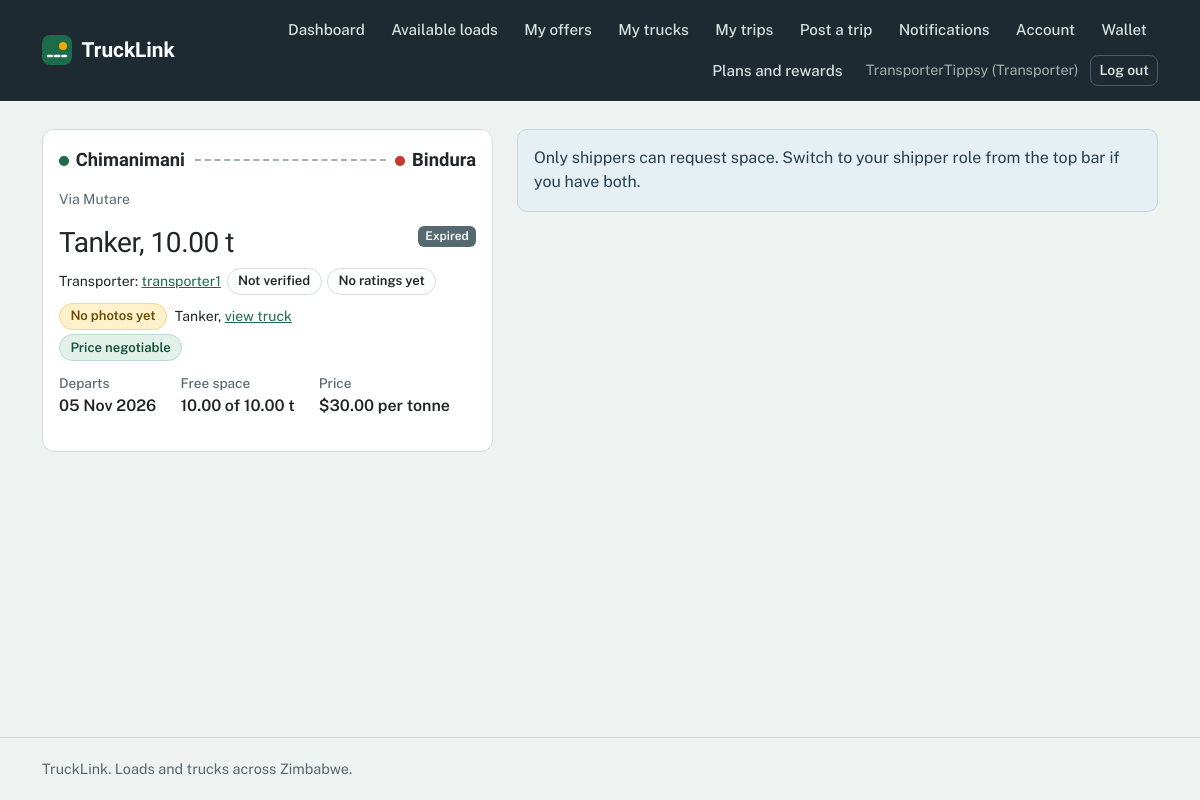
Screenshot of /space/2/ (signed in) with the database file from the repository.
### accounts/models.py (models this page shows, shortened)
class Profile(models.Model):
    ROLE_CHOICES = [
        ('shipper', 'Shipper (I have loads)'),
        ('transporter', 'Transporter (I have trucks)'),
    ]
    user = models.OneToOneField(settings.AUTH_USER_MODEL, on_delete=models.CASCADE)
    role = models.CharField(max_length=20, choices=ROLE_CHOICES)
    phone = models.CharField(max_length=20, blank=True)
    both_roles = models.BooleanField(default=False)
    @property
    def kyc_status(self):
        latest = self.user.kyc_submissions.first()
        return latest.status if latest else 'none'
    @property
    def is_verified(self):
        return self.kyc_status == 'approved'

### space/models.py (models this page shows, shortened)
class Trip(models.Model):
    STATUS_CHOICES = [('open', 'Open'), ('closed', 'Closed'), ('expired', 'Expired')]
    owner = models.ForeignKey(settings.AUTH_USER_MODEL, on_delete=models.CASCADE,
                              related_name='trips')
    truck = models.ForeignKey('trucks.Truck', on_delete=models.CASCADE, related_name='trips')
    origin = models.CharField(max_length=100)
    destination = models.CharField(max_length=100)
    via = models.CharField(max_length=200, blank=True)
    departure_date = models.DateField()
    tonnes_available = models.DecimalField(max_digits=6, decimal_places=2)
    price_per_tonne = models.DecimalField(max_digits=8, decimal_places=2)
    negotiable = models.BooleanField(default=True)
    notes = models.CharField(max_length=300, blank=True)
    status = models.CharField(max_length=20, choices=STATUS_CHOICES, default='open')
    created_at = models.DateTimeField(auto_now_add=True)
    class Meta:
        ordering = ['departure_date']
    @property
    def tonnes_booked(self):
        total = (self.requests.filter(status='accepted', load__status__in=['booked', 'delivered'])
                 .aggregate(t=Sum('tonnes'))['t'])
        return total or Decimal('0')
    @property
    def tonnes_left(self):
        return self.tonnes_available - self.tonnes_booked

### trucks/models.py (models this page shows, shortened)
class Truck(models.Model):
    TYPE_CHOICES = [
        ('flatbed', 'Flatbed'),
        ('tipper', 'Tipper'),
        ('tanker', 'Tanker'),
        ('refrigerated', 'Refrigerated'),
        ('box', 'Closed box / lorry'),
        ('lowbed', 'Lowbed'),
    ]
    owner = models.ForeignKey(settings.AUTH_USER_MODEL, on_delete=models.CASCADE,
                              related_name='trucks')
    truck_type = models.CharField(max_length=20, choices=TYPE_CHOICES)
    capacity_tonnes = models.DecimalField(max_digits=6, decimal_places=2)
    registration_number = models.CharField(max_length=20)
    make = models.CharField(max_length=50, blank=True, default='')
    vehicle_model = models.CharField(max_length=50, blank=True, default='')
    year = models.PositiveSmallIntegerField(null=True, blank=True)
    axle_configuration = models.CharField(max_length=20, blank=True, default='')
    volume_cbm = models.DecimalField(max_digits=7, decimal_places=2, null=True, blank=True)
    current_location = models.CharField(max_length=100)
    heading_to = models.CharField(max_length=100, blank=True)
    available_from = models.DateField(null=True, blank=True)
    insurance_expiry = models.DateField(null=True, blank=True)
    roadworthy_expiry = models.DateField(null=True, blank=True)
    is_available = models.BooleanField(default=True)
    created_at = models.DateTimeField(auto_now_add=True)

### space/views.py (the view, shortened to what this page needs)
# urls.py: path('<int:pk>/', views.trip_detail, name='space_trip'),
@login_required
def trip_detail(request, pk):
    expire_trips()
    trip = get_object_or_404(Trip.objects.select_related('truck', 'owner'), pk=pk)
    is_owner = trip.owner_id == request.user.id
    role = _role(request.user)
    form = None
    my_request = None
    link_load = None
    requests_list = []
    matches = []
    if is_owner:
        requests_list = trip.requests.select_related('shipper', 'load').order_by('-created_at')
        matches = matches_for_trip(trip)[:10]
    return render(request, 'space/trip_detail.html', {
        'trip': trip,
        'is_owner': is_owner,
        'role': role,
        'form': form,
        'my_request': my_request,
        'link_load': link_load,
        'requests_list': requests_list,
        'matches': matches,
    })

### space/templates/space/trip_detail.html (shortened to what this page needs)
{% extends 'base.html' %}
{% load trust_tags %}
{% block content %}
<div class="row g-4 mt-1">
  <div class="col-12 col-lg-5">
    <div class="card">
      <div class="card-body">
        <div class="route"><span class="town">{{ trip.origin }}</span><span class="line"></span><span class="town">{{ trip.destination }}</span></div>
        {% if trip.via %}<p class="small muted">Via {{ trip.via }}</p>{% endif %}
        <div class="d-flex justify-content-between align-items-start gap-2">
          <h1 class="h3" style="margin-top:0;">{{ trip.truck.get_truck_type_display }}, {{ trip.truck.capacity_tonnes }} t</h1>
          <span class="badge {% if trip.status == 'open' %}bg-success{% else %}bg-secondary{% endif %}">{{ trip.get_status_display }}</span>
        </div>
        <p class="mb-2 small">Transporter: {% trust_chip trip.owner %}</p>
          {% include 'trucks/_truck_strip.html' with truck=trip.truck %}
        <div class="chips">
          {% if trip.negotiable %}<span class="chip chip-ok">Price negotiable</span>{% else %}<span class="chip">Fixed price</span>{% endif %}
        </div>
        <dl class="facts">
          <div><dt>Departs</dt><dd>{{ trip.departure_date|date:"d M Y" }}</dd></div>
          <div><dt>Free space</dt><dd>{{ trip.tonnes_left }} of {{ trip.tonnes_available }} t</dd></div>
          <div><dt>Price</dt><dd>${{ trip.price_per_tonne }} per tonne</dd></div>
        </dl>
      </div>
    </div>
  </div>
  <div class="col-12 col-lg-7">
    {% if is_owner %}
    <h2 class="h5">Space requests</h2>
    {% for r in requests_list %}
    <div class="card mb-2">
      <div class="card-body">
        <div class="d-flex justify-content-between align-items-start flex-wrap gap-2">
          <div>
            <strong>{{ r.tonnes }} t, ${{ r.total_price }}</strong> from {% trust_chip r.shipper %}
            <span class="badge bg-secondary">{{ r.get_status_display }}</span><br>
            <span class="small">{{ r.cargo }} ({{ r.get_cargo_type_display }}), {{ r.pickup }} to {{ r.dropoff }}, ${{ r.price_per_tonne }} per tonne</span>
            {% if r.message %}<br><span class="small muted">{{ r.message }}</span>{% endif %}
          </div>
        </div>
        {% if r.status == 'pending' and trip.status == 'open' %}
        <div class="d-flex gap-2 mt-2">
          <form method="post" action="{% url 'space_request_action' r.pk 'accept' %}">
            {% csrf_token %}<button class="btn btn-success">Accept</button>
          </form>
          <form method="post" action="{% url 'space_request_action' r.pk 'decline' %}">
            {% csrf_token %}<button class="btn btn-outline-danger">Decline</button>
          </form>
        </div>
        {% elif r.status == 'accepted' and r.load %}
          {% if r.load.status == 'open' %}
          <p class="small muted mt-2 mb-0">This booking was cancelled because the platform fees were not paid in time. The shipper's load is open for offers again.</p>
          {% else %}
          <p class="mt-2 mb-0"><a href="{% url 'load_detail' r.load.pk %}">Open the booking</a> to pay your fee, fund or track escrow, and message the other side.</p>
          {% endif %}
        {% endif %}
      </div>
    </div>
    {% empty %}
    <div class="empty mb-3">No requests yet. Shippers who need space on your route will appear here.</div>
    {% endfor %}
    {% if trip.status == 'open' %}
    <h2 class="h5 mt-4">Loads that fit this trip</h2>
    <p class="muted small">Open loads whose pickup comes before the drop-off on your route, within three days of departure, with a compatible truck and enough free space. Best matches first.</p>
    {% for m in matches %}
    <div class="card mb-2">
      <div class="card-body d-flex justify-content-between align-items-center flex-wrap gap-2">
        <div>
          <span class="chip {% if m.score >= 80 %}chip-ok{% elif m.score >= 60 %}chip-warn{% endif %}">{% if m.score >= 80 %}Strong match{% elif m.score >= 60 %}Good match{% else %}Possible match{% endif %}</span>
          <strong>{{ m.load.title }}</strong><br>
          <span class="small">{{ m.load.pickup }} to {{ m.load.destination }}, {{ m.load.weight_tonnes }} t, shipper asks ${{ m.load.offered_price }}</span>
        </div>
        <a href="{% url 'load_detail' m.load.pk %}" class="btn btn-sm btn-primary">View and offer</a>
      </div>
    </div>
    {% empty %}
    <div class="empty">No matching loads right now. You are alerted automatically when a shipper posts one that fits.</div>
    {% endfor %}
    {% endif %}
    {% else %}
      <div class="alert alert-info">Only shippers can request space. Switch to your shipper role from the top bar if you have both.</div>
    {% endif %}
  </div>
</div>
{% endblock %}

### accounts/templates/base.html (shortened to what this page needs)
{% load notify_tags static %}
<!DOCTYPE html>
<html lang="en">
<head>
  <link href="https://cdn.jsdelivr.net/npm/bootstrap@5.3.3/dist/css/bootstrap.min.css" rel="stylesheet">
</head>
<body>
  {% unread_count user as unread %}
  <header class="topbar">
    <div class="container topbar-inner">
      <a href="{% url 'home' %}" class="brand">
        <svg width="30" height="30" viewBox="0 0 30 30" aria-hidden="true"><rect width="30" height="30" rx="8" fill="#1C6B4A"/><path d="M6 21 L24 21" stroke="#fff" stroke-width="2.5" stroke-dasharray="4 3" stroke-linecap="round"/><circle cx="21" cy="11" r="4" fill="#F5A800"/></svg>
        <span>TruckLink</span>
      </a>
      <nav class="navlinks" aria-label="Main">
        {% if user.is_authenticated %}
          <a class="navlink" href="{% url 'dashboard' %}">Dashboard</a>
          {% if user.profile.role == 'shipper' %}
            <a class="navlink" href="{% url 'truck_list' %}">Available trucks</a>
            <a class="navlink" href="{% url 'post_load' %}">Post a load</a>
            <a class="navlink" href="{% url 'my_loads' %}">My loads</a>
            <a class="navlink" href="{% url 'space_list' %}">Truck space</a>
          {% elif user.profile.role == 'transporter' %}
            <a class="navlink" href="{% url 'load_list' %}">Available loads</a>
            <a class="navlink" href="{% url 'my_offers' %}">My offers</a>
            <a class="navlink" href="{% url 'my_trucks' %}">My trucks</a>
            <a class="navlink" href="{% url 'my_trips' %}">My trips</a>
            <a class="navlink" href="{% url 'trip_new' %}">Post a trip</a>
          {% else %}
            <a class="navlink" href="{% url 'load_list' %}">Loads</a>
            <a class="navlink" href="{% url 'truck_list' %}">Trucks</a>
          {% endif %}
          <a class="navlink" href="{% url 'notifications' %}">Notifications{% if unread %}<span class="count">{{ unread }}</span>{% endif %}</a>
          <a class="navlink" href="{% url 'account' %}">Account</a>
                    <a class="navlink" href="{% url 'wallet_home' %}">Wallet</a>
                              <a class="navlink" href="{% url 'growth_hub' %}">Plans and rewards</a>
          <span class="userchip">{{ user.username }}{% if user.profile %} ({{ user.profile.role|title }}){% endif %}</span>
          <form method="post" action="{% url 'logout' %}" class="d-inline">
            <button type="submit" class="btn btn-sm btn-nav">Log out</button>
          </form>
        {% else %}
          <a class="navlink" href="{% url 'login' %}">Log in</a>
          <a class="btn btn-sm btn-warning" href="{% url 'register' %}">Register</a>
        {% endif %}
      </nav>
    </div>
  </header>
  <main id="main">
    <div class="container">
      {% block content %}{% endblock %}
    </div>
  </main>
  <footer class="footer">
    <div class="container">TruckLink. Loads and trucks across Zimbabwe.</div>
  </footer>
</body>
</html>

### accounts/templates/accounts/_trust_chip.html
<span style="display:inline-flex;flex-wrap:wrap;gap:.35rem;align-items:center;">
  <a href="{% url 'public_profile' person.username %}">{{ person.username }}</a>
  {% if verified %}<span class="chip chip-ok">Verified</span>{% else %}<span class="chip">Not verified</span>{% endif %}
  {% if count %}<span class="chip">{{ avg }} out of 5 ({{ count }})</span>{% else %}<span class="chip">No ratings yet</span>{% endif %}
</span>

### trucks/templates/trucks/_truck_strip.html
{% if truck %}
<span class="d-flex flex-wrap align-items-center gap-2 my-1">
  {% for photo in truck.photos.all|slice:":3" %}
  <a href="{% url 'truck_detail' truck.pk %}"><img src="{% url 'truck_photo_file' photo.pk 'thumb' %}" alt="{{ photo.get_kind_display }} of the truck" width="72" height="54" loading="lazy" style="object-fit:cover;border-radius:8px;border:1px solid var(--line);"></a>
  {% empty %}
  <span class="chip chip-warn">No photos yet</span>
  {% endfor %}
  <span class="small">
    {{ truck.get_truck_type_display }}{% if truck.make %}, {{ truck.make }}{% endif %}{% if truck.year %} {{ truck.year }}{% endif %},
    <a href="{% url 'truck_detail' truck.pk %}">view truck</a>
  </span>
</span>
{% endif %}

### rows the page displays
Trip: origin "Chimanimani", destination "Bindura", via "Mutare", truck.truck_type "Tanker", truck.capacity_tonnes "10.00", status "Expired", departure_date "05 Nov 2026", tonnes_left "10.00", tonnes_available "10.00", price_per_tonne "30.00"
Truck: truck_type "Tanker"

### other values shown
{{ user.username }} "TransporterTippsy"
{{ user.profile.role|title }} "Transporter"
{{ person.username }} "transporter1"
